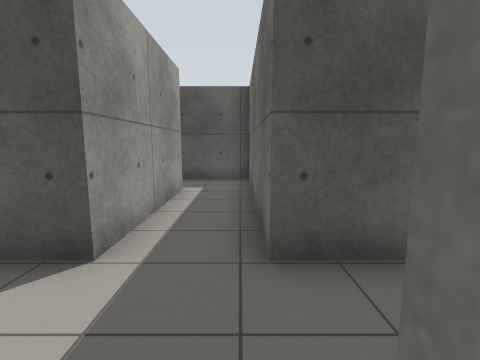
View 1 (above)

24 first-person views from a walk through a world built for the Gazebo simulator. The camera is 1.2 m above the floor, tilts 8° down and sees 85° across. The floor is counted in squares, 1 m on a side. Each view is taken from the middle of a square. On the plan, view 1 faces up. The plan holds only what a view shows up to about 12 squares ahead; the rest is blank.

View 2
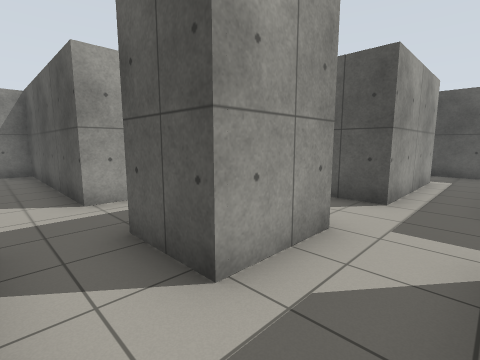

View 3
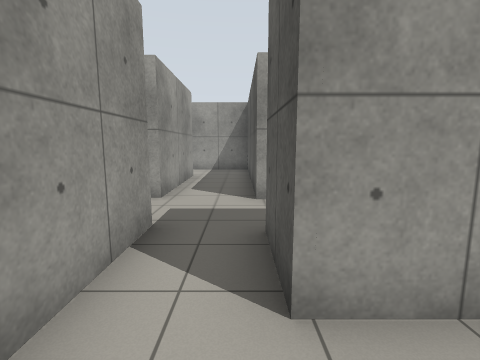

View 4
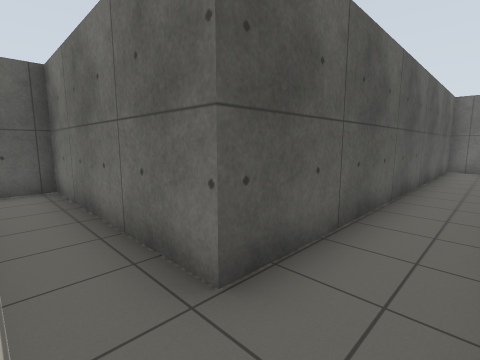

View 5
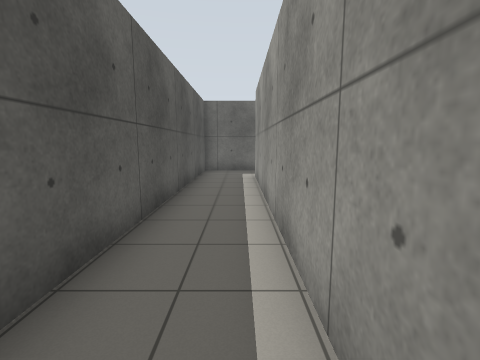

View 6
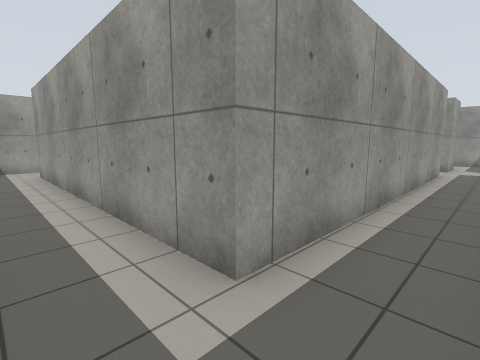

View 7
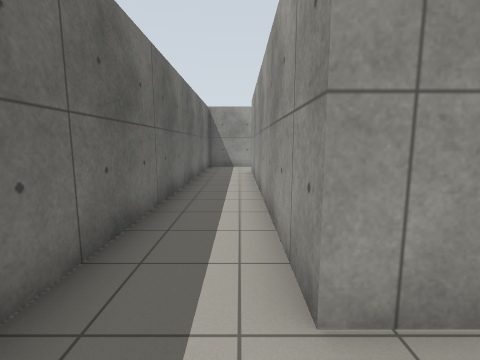

View 8
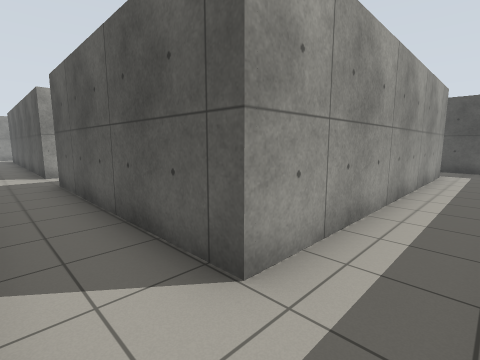

View 9
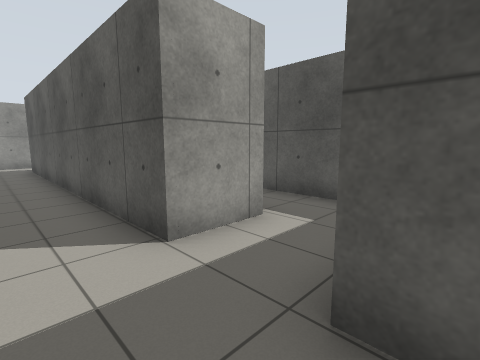

View 10
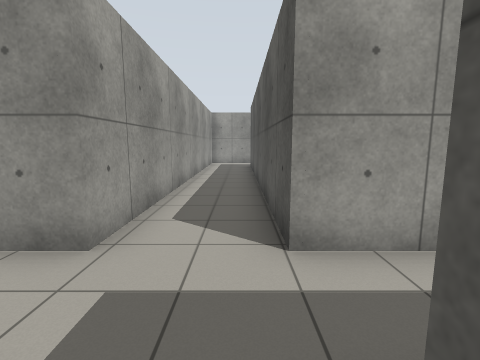

View 11
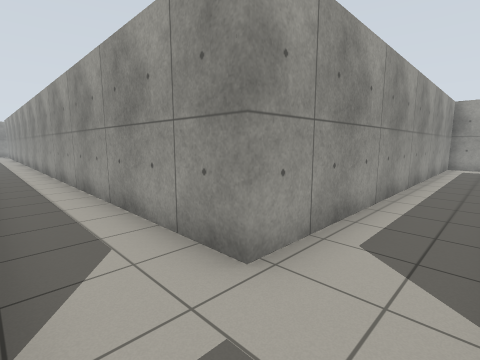

View 12
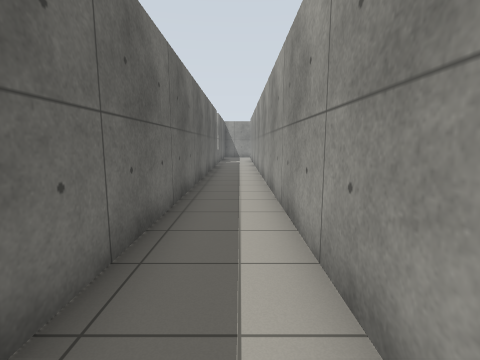

View 13
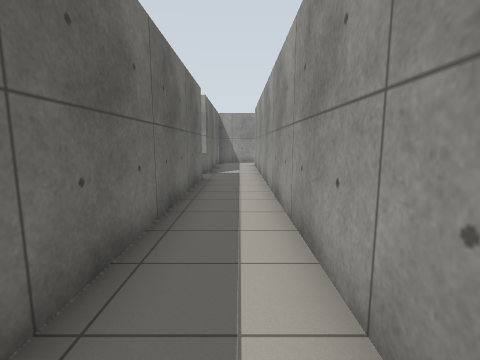

View 14
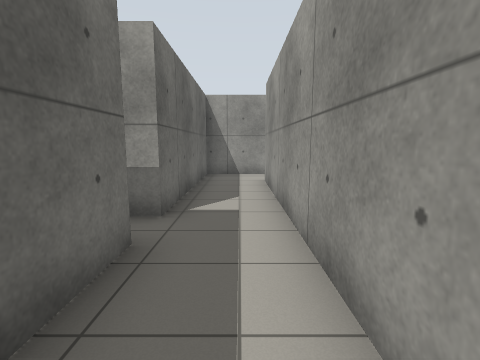

View 15
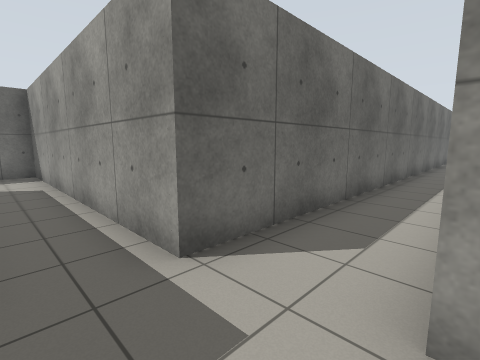

View 16
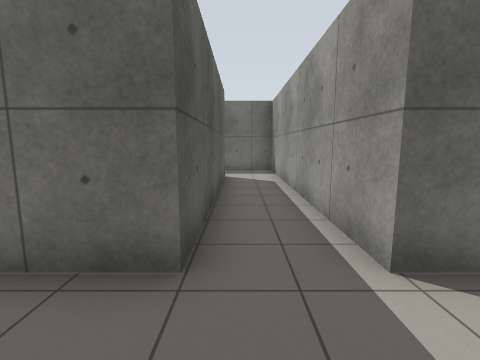

View 17
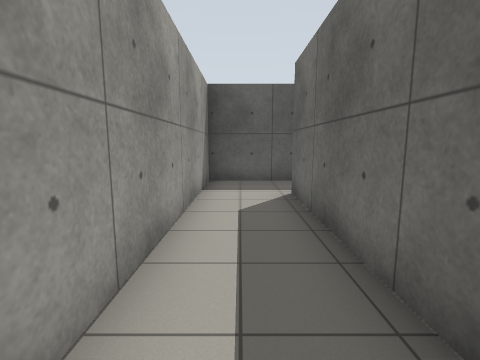

View 18
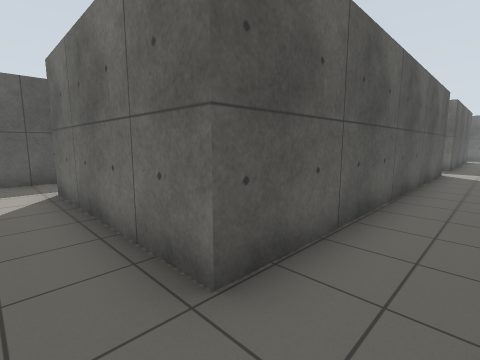

View 19
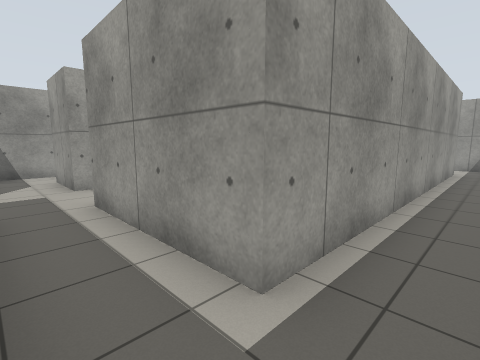

View 20
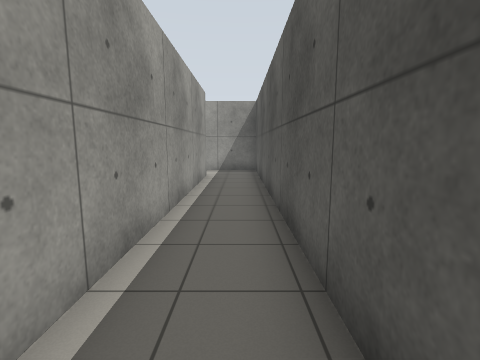

View 21
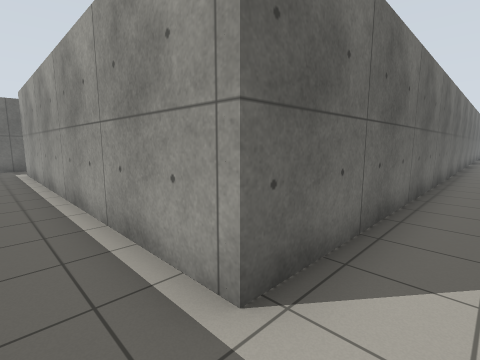

View 22
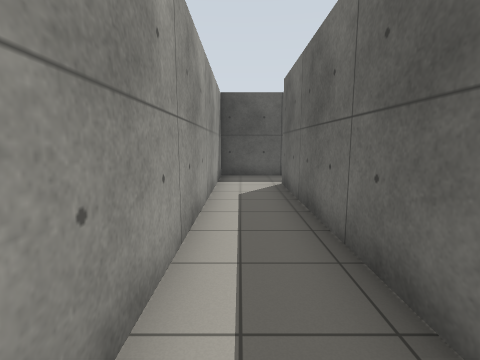

View 23
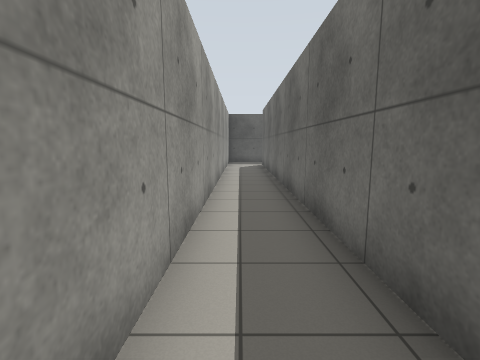

View 24
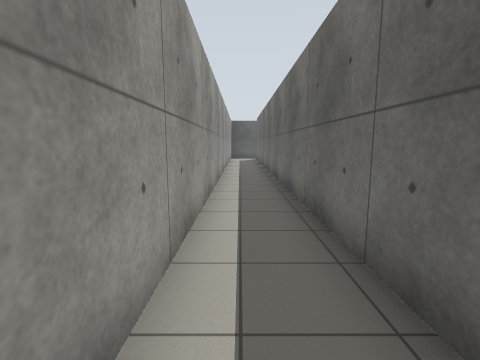

### Floor plan
Points are (right, up) in squares from view 1. A wall is a line through its corners. A room is listed if a view was taken in it or the views show most of it. See-through windows are left out.
Room 1 (views 1, 4, 5, 6, 7, 8, 9, 10, 11, 12, 13, 14, 15, 16, 17, 18, 19, 20, 21, 22, 23, 24)
walls: (1.2, -7.6) (1.2, -9.4) (-9.7, -9.4) (-9.7, -3.7) (-5.6, -3.7); (-3.8, -3.3) (-1.6, -3.3); (-12.7, -11.9) (-12.7, 6.8) (-1.6, 6.8) (-1.6, 2.5); (-5.5, -0.8) (-5.5, -1.6) (-12, -1.6) (-12, -11.7) (1.2, -11.7) (1.2, -38.5); (-3.5, 0.5) (-1.6, 0.5) (-1.6, -1.6) (-3.5, -1.6); (0.2, 0.5) (10.5, 0.5) (10.5, -9.4) (3.3, -9.4) (3.3, -7.8); (-1.4, 2.5) (-2.8, 2.5); (-3.6, 8.7) (-14.7, 8.7) (-14.7, -12.4); (3.3, -33) (3.3, -11.4) (12.6, -11.4) (12.6, 2.5) (0.3, 2.5) (0.3, 8.7) (-2, 8.7); (1, -40.2) (3.3, -40.2) (3.3, -34.2) (3.9, -34.2)
ways out: opening at (-2.5, -2.5) to room 2; opening at (-0.5, -0.5) to room 2; opening at (-4.5, -4.5); opening at (-4.5, -0.5); opening at (-2.5, 1.5); opening at (2, -39); opening at (2.5, -8.5)
Room 2 (views 2, 3)
walls: (-1.6, -3.3) (-0.4, -3.3)
ways out: opening at (-2.5, -2.5) to room 1; opening at (-0.5, -0.5) to room 1

Where each view was taken, in squares from view 1:
view 1: 0 up, 0 right, facing up
view 2: 3 down, 0 right, facing up-left
view 3: 2 down, 0 right, facing left
view 4: 1 up, 1 left, facing up-right
view 5: 1 up, 1 right, facing right
view 6: 2 up, 12 right, facing down-left
view 7: 2 up, 11 right, facing down
view 8: 11 down, 12 right, facing up-left
view 9: 11 down, 4 right, facing up-left
view 10: 10 down, 4 right, facing left
view 11: 10 down, 3 right, facing down-left
view 12: 18 down, 2 right, facing down
view 13: 24 down, 2 right, facing down
view 14: 30 down, 2 right, facing down
view 15: 10 down, 1 right, facing down-right
view 16: 10 down, 1 right, facing right
view 17: 10 down, 11 left, facing up
view 18: 11 down, 11 left, facing up-right
view 19: 8 up, 0 right, facing down-left
view 20: 8 up, 3 left, facing left
view 21: 8 up, 14 left, facing down-right
view 22: 1 down, 14 left, facing up
view 23: 8 down, 14 left, facing up
view 24: 13 down, 14 left, facing up
